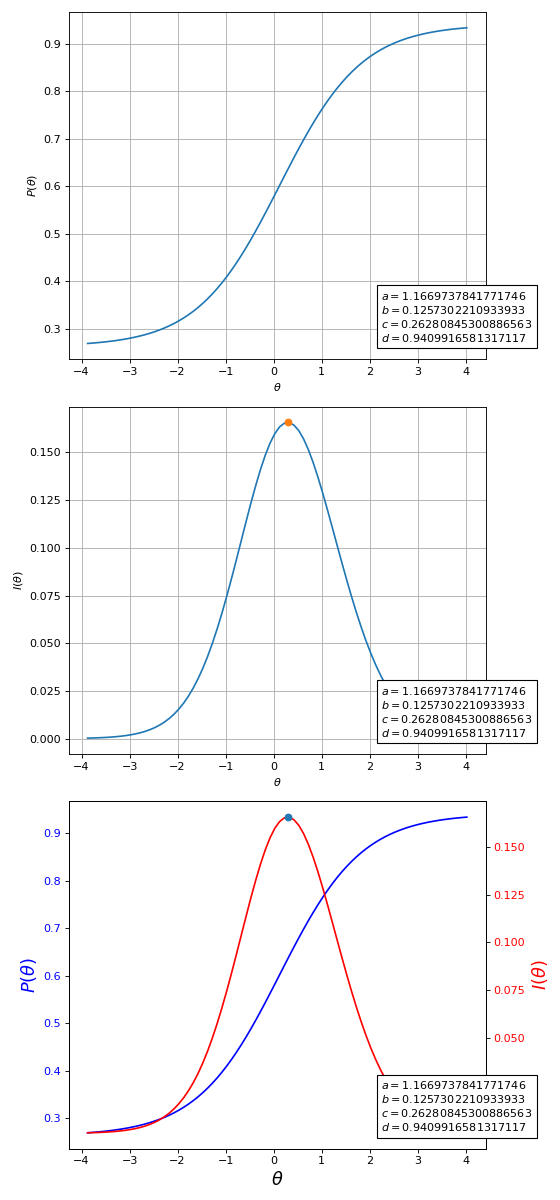

Python code for this plot:
import matplotlib.pyplot as plt

from catsim.item_bank import ItemBank
from catsim.plot import PlotType, item_curve

item_bank = ItemBank.generate_item_bank(1)
item = item_bank.items[0]
fig, axes = plt.subplots(3, 1, figsize=(7, 15))
item_curve(item[0], item[1], item[2], item[3], ptype=PlotType.ICC, ax=axes[0])
item_curve(item[0], item[1], item[2], item[3], ptype=PlotType.IIC, ax=axes[1])
item_curve(item[0], item[1], item[2], item[3], ptype=PlotType.BOTH, ax=axes[2])
plt.tight_layout()
plt.show()
